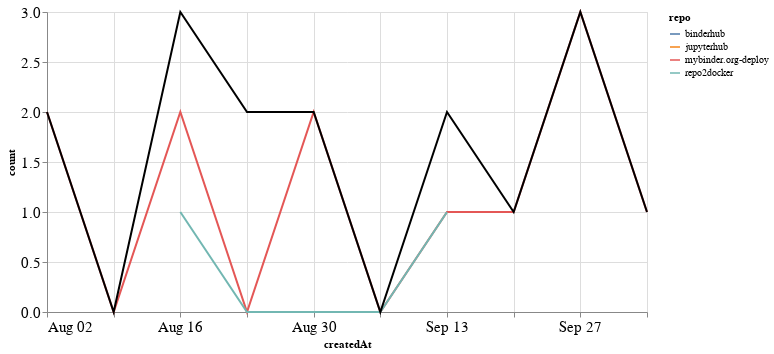

Write notebook code for a chart like this one.
### Markdown cell above
## PRs

### Code cell
prs_time = prs.groupby('repo').resample('W', on='createdAt').count()['author'].reset_index()
prs_time = prs_time.rename(columns={'author': 'count'})
prs_time_total = prs_time.groupby('createdAt').agg({"count": "sum"}).reset_index()

ch1 = alt.Chart(prs_time, width=600).mark_line().encode(
    x='createdAt',
    y='count',
    color='repo',
    tooltip="repo"
)

ch2 = alt.Chart(prs_time_total, width=600).mark_line(color="black").encode(
    x='createdAt',
    y='count',
)

ch1 + ch2

### Figure 1 — Vega-Lite specification as saved in the notebook (floating-point values rounded to 4 significant figures)
{"config": {"axisLeft": {"labelFontSize": 15}, "axisBottom": {"labelFontSize": 15}}, "layer": [{"data": {"name": "data-a950bf6077d8f5360a7999641e7e26a2"}, "mark": "line", "encoding": {"color": {"type": "nominal", "field": "repo"}, "tooltip": {"type": "nominal", "field": "repo"}, "x": {"type": "temporal", "field": "createdAt"}, "y": {"type": "quantitative", "field": "count"}}, "width": 600}, {"data": {"name": "data-d03761a47ba585ecf4af50c5b2da9169"}, "mark": {"type": "line", "color": "black"}, "encoding": {"x": {"type": "temporal", "field": "createdAt"}, "y": {"type": "quantitative", "field": "count"}}, "width": 600}], "$schema": "https://vega.github.io/schema/vega-lite/v4.8.1.json", "datasets": {"data-a950bf6077d8f5360a7999641e7e26a2": [{"repo": "binderhub", "createdAt": "2020-08-23T00:00:00", "count": 1}, {"repo": "jupyterhub", "createdAt": "2020-08-23T00:00:00", "count": 1}, {"repo": "mybinder.org-deploy", "createdAt": "2020-08-02T00:00:00", "count": 2}, {"repo": "mybinder.org-deploy", "createdAt": "2020-08-09T00:00:00", "count": 0}, {"repo": "mybinder.org-deploy", "createdAt": "2020-08-16T00:00:00", "count": 2}, {"repo": "mybinder.org-deploy", "createdAt": "2020-08-23T00:00:00", "count": 0}, {"repo": "mybinder.org-deploy", "createdAt": "2020-08-30T00:00:00", "count": 2}, {"repo": "mybinder.org-deploy", "createdAt": "2020-09-06T00:00:00", "count": 0}, {"repo": "mybinder.org-deploy", "createdAt": "2020-09-13T00:00:00", "count": 1}, {"repo": "mybinder.org-deploy", "createdAt": "2020-09-20T00:00:00", "count": 1}, {"repo": "mybinder.org-deploy", "createdAt": "2020-09-27T00:00:00", "count": 3}, {"repo": "mybinder.org-deploy", "createdAt": "2020-10-04T00:00:00", "count": 1}, {"repo": "repo2docker", "createdAt": "2020-08-16T00:00:00", "count": 1}, {"repo": "repo2docker", "createdAt": "2020-08-23T00:00:00", "count": 0}, {"repo": "repo2docker", "createdAt": "2020-08-30T00:00:00", "count": 0}, {"repo": "repo2docker", "createdAt": "2020-09-06T00:00:00", "count": 0}, {"repo": "repo2docker", "createdAt": "2020-09-13T00:00:00", "count": 1}], "data-d03761a47ba585ecf4af50c5b2da9169": [{"createdAt": "2020-08-02T00:00:00", "count": 2}, {"createdAt": "2020-08-09T00:00:00", "count": 0}, {"createdAt": "2020-08-16T00:00:00", "count": 3}, {"createdAt": "2020-08-23T00:00:00", "count": 2}, {"createdAt": "2020-08-30T00:00:00", "count": 2}, {"createdAt": "2020-09-06T00:00:00", "count": 0}, {"createdAt": "2020-09-13T00:00:00", "count": 2}, {"createdAt": "2020-09-20T00:00:00", "count": 1}, {"createdAt": "2020-09-27T00:00:00", "count": 3}, {"createdAt": "2020-10-04T00:00:00", "count": 1}]}}
